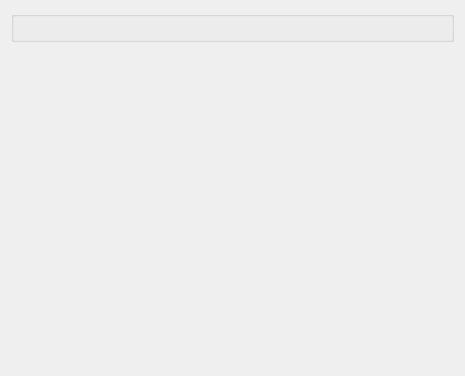
<?xml version="1.0" encoding="UTF-8"?>
<ui version="4.0">
 <class>ConfigureGraphicsAdvanced</class>
 <widget class="QWidget" name="ConfigureGraphicsAdvanced">
  <property name="geometry">
   <rect>
    <x>0</x>
    <y>0</y>
    <width>465</width>
    <height>376</height>
   </rect>
  </property>
  <property name="windowTitle">
   <string>Form</string>
  </property>
  <property name="accessibleName">
   <string>Advanced</string>
  </property>
  <layout class="QVBoxLayout" name="verticalLayout_2">
   <item>
    <widget class="QGroupBox" name="normal">
     <property name="catalogueText" stdset="0">
      <string notr="true">category.RendererAdvanced</string>
     </property>
     <layout class="QVBoxLayout" name="verticalLayout_3">
      <item>
       <widget class="QWidget" name="normal_target" native="true">
        <layout class="QVBoxLayout" name="verticalLayout">
         <property name="leftMargin">
          <number>0</number>
         </property>
         <property name="topMargin">
          <number>0</number>
         </property>
         <property name="rightMargin">
          <number>0</number>
         </property>
         <property name="bottomMargin">
          <number>0</number>
         </property>
        </layout>
       </widget>
      </item>
     </layout>
    </widget>
   </item>
   <item>
    <spacer name="verticalSpacer">
     <property name="orientation">
      <enum>Qt::Orientation::Vertical</enum>
     </property>
     <property name="sizeHint" stdset="0">
      <size>
       <width>20</width>
       <height>40</height>
      </size>
     </property>
    </spacer>
   </item>
  </layout>
 </widget>
 <resources/>
 <connections/>
</ui>
